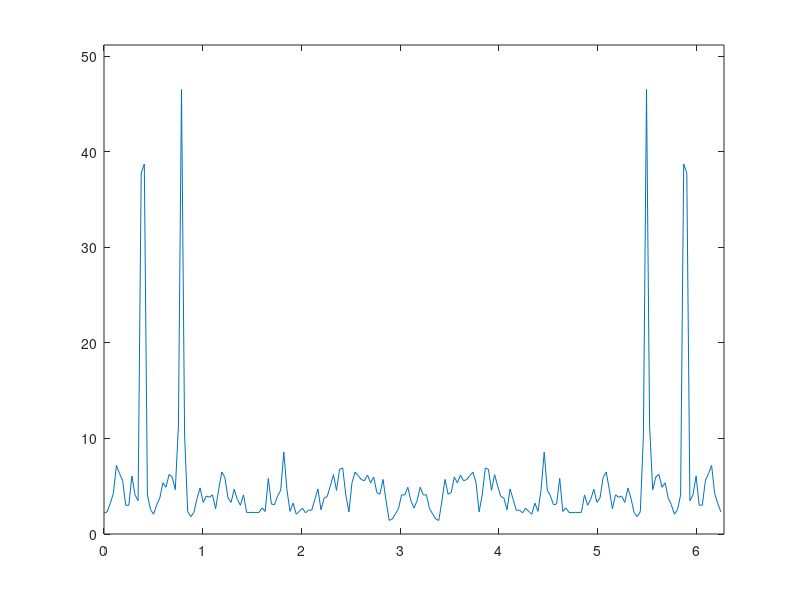

The MATLAB source for this figure:
clc
clear all
close all

Fs = 1 ; %sampling frequency
T = 1/Fs ; %sampling period
f1 = 1/8; %normalized frequency
f2 = 1/16; %normalized frequency

M = 200; %number of samples / observation
K = M/ 4 ; %new samples / observation
N = 1000; %number of samples
S = N/K - (M-K)/K; %number of observations

n = [ 0 :N-1]';

y = sin(2*pi*f1*n*T) + sin(2*pi*f2*n*T) + 2*randn(N,1);

phis = zeros(M,1); 

v = hamming(M) ;

P = (1/M)*sum(v.^2);

for s = 0 : S-1
    ys = y(1+s*K : M+s*K) ;
    phis = phis+ (1/(M*P))*abs(fft(v.*ys)).^2 ;
end

phiW = phis/S;

w = 2*pi*[0:M-1]/M;
plot(w, phiW);
maxval = 1.1*max(phiW) ;
axis ([ 0 2*pi 0 maxval] )
